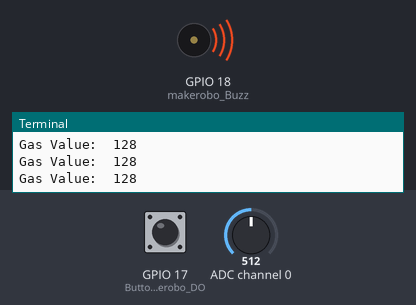
Recording of a program running on a simulated Raspberry Pi (BCM pin numbers). Shown: buzzer (waves = sounding, pin HIGH), the last lines printed to the terminal. The inputs (shaded band) are chosen by the test bench; at power-on: GPIO 17 (Button makerobo_DO) HIGH, ADC channel 0 = 512 (analog values on the 0–1023 scale). Parts the program declares active-low are drawn by pin level, so they are really on while drawn off.

Above: at 1.2 s.
1.3 s: GPIO 17 (Button makerobo_DO) pulled LOW for 1 s
At 1.7 s:
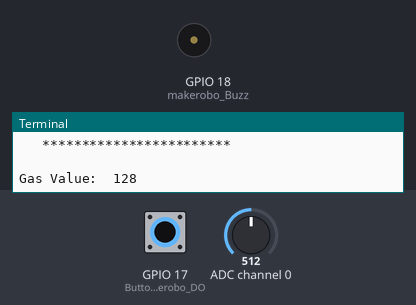
3.8 s: GPIO 17 (Button makerobo_DO) pulled LOW for 3.2 s
At 8.2 s:
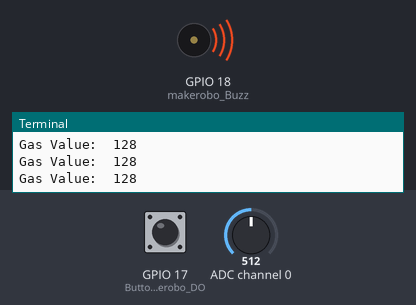
Timing chart, 0 to 9.7 s (numbered marks = the images above; inputs shaded):
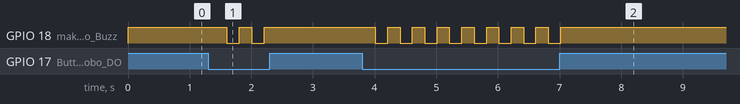

The program:

21._______.py
```python
#!/usr/bin/env python
# coding: utf-8

# <center><img src="./image/CLBLOGO.jpg" alt="创乐博" style="width: 300px;"/></center>
#
# # 21.烟雾传感器检测
#
# @－－－－湖南创乐博智能科技有限公司－－－－<br>
# @  文件名：21.烟雾传感器检测.py <br>
# @  版本：V2.0 <br>
# @  author: zhulin<br>
# @  说明：烟雾传感器检测
# 烟雾传感器检测实验，通过GPIOZero库自带的MCP3008 10位模数转换库直接控制，采集到烟雾传感器的模拟值，到达一定的阈值后，控制蜂鸣器报警，并且打印出烟雾的模拟值及读取数字量打印出提示信息！！！<br>

# ## 1.导入必要的库文件

# In[1]:


from gpiozero import Button,Buzzer,MCP3008
from gpiozero.tools import absoluted, scaled
from signal import pause
from time import sleep


# ## 2.定义烟雾传感器通道和烟雾传感器数字IO及蜂鸣器数字IO口

# In[2]:


makerobo_DO = Button(17)                              # 烟雾传感器数字IO口
makerobo_Buzz = Buzzer(pin=18,active_high = False )  # 设置管脚，及改为低电平开启蜂鸣器
makerobo_GasPin = MCP3008(channel=0)                # 定义烟雾传感器使用通道


# ## 3.定义打印

# In[3]:


# 打印信息，打印出是否检测到烟雾信息
def makerobo_Print(x):
	if x == 1:     # 安全
		print ('')
		print ('   ******************')
		print ('   * Makerobo Safe~ *')
		print ('   ******************')
		print ('')
	if x == 0:    # 检测到烟雾
		print ('')
		print ('   ************************')
		print ('   * Makerobo Danger Gas! *')
		print ('   ************************')
		print ('')


# ## 3.循环函数

# In[4]:


def MAP(x, in_min, in_max, out_min, out_max):
    return (x - in_min) * (out_max - out_min) / (in_max - in_min) + out_min

# 循环函数
def makerobo_loop():
    makerobo_status = 1   # 定义状态值变量
    makerobo_count = 0    # 定义计数器变量值
    while True:    # 无限循环
        makerobo_tmpval = makerobo_GasPin.value
        makerobo_tmpval = round(MAP(makerobo_tmpval,0,1,0,255))                     # 读取AIN0上的模拟值
        print ('Gas Value: ', makerobo_tmpval)                                    # 读取AIN0的值，获取光敏模拟量值

        makerobo_tmp = not makerobo_DO.is_pressed  # 读取GAS烟雾传感器数字IO口值
        if makerobo_tmp != makerobo_status:     # 判断状态发生改变
            makerobo_Print(makerobo_tmp)        # 打印函数，打印出烟雾传感器信息
            makerobo_status = makerobo_tmp      # 把当前状态值设置为比较状态值，避免重复打印；
        if makerobo_status == 0:                # 当检测到烟雾
            makerobo_count += 1                 # 计数器值累计
            # 高低电平交替变化，让蜂鸣器发声
            if makerobo_count % 2 == 0:         # 进行求余处理，一半为1，一半为0
                makerobo_Buzz.on()
            else:
                makerobo_Buzz.off()
        else:
            makerobo_Buzz.off()                 # 设置蜂鸣器为高电平，初始状态关闭蜂鸣器鸣叫
            makerobo_count = 0                  # 计数器赋0s
        sleep(0.2)                         # 延时200ms


def destroy():
    makerobo_Buzz.off()   # 关闭蜂鸣器
    makerobo_Buzz.close() # 释放资源


# ## 4.主程序

# In[ ]:


# 程序入口
if __name__ == '__main__':
	try:
		makerobo_loop() # 调用循环函数
	except KeyboardInterrupt:  	# 当按下Ctrl+C时，将执行destroy()子程序。
		destroy()  #资源释放


# In[ ]:
```

Measured:
- after the input at 1.3 s, GPIO 18 (makerobo_Buzz): alternates HIGH for 0.20 s and LOW for 0.20 s, 4 changes in all, then stays HIGH, starting after 0.31 s
- after the input at 3.8 s, GPIO 18 (makerobo_Buzz): alternates HIGH for 0.20 s and LOW for 0.20 s, 16 changes in all, then stays HIGH, starting after 0.21 s
